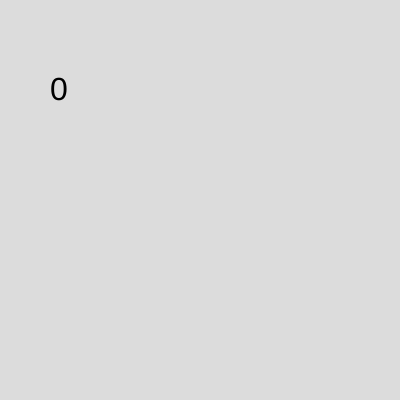
Frame 1 (no input)
Frame 60 (no input): identical to frame 1, image omitted
Frame 120 (the mouse pressed at the canvas centre since frame 60): identical to frame 1, image omitted

The p5.js sketch that drew this single still picture (run headless with seeded random() and noise() and a simulated clock; from frame 60 on, the mouse is pressed at the canvas centre):

// p5.js sketch
// ── sketch.js
function setup() {
  // runs once, at the beginning
  createCanvas(400, 400);

  background(220);
  textSize(32);
  text(frameCount, 50, 100); // (txt, x, y)
}

function draw() {
  // loops continuously
}
